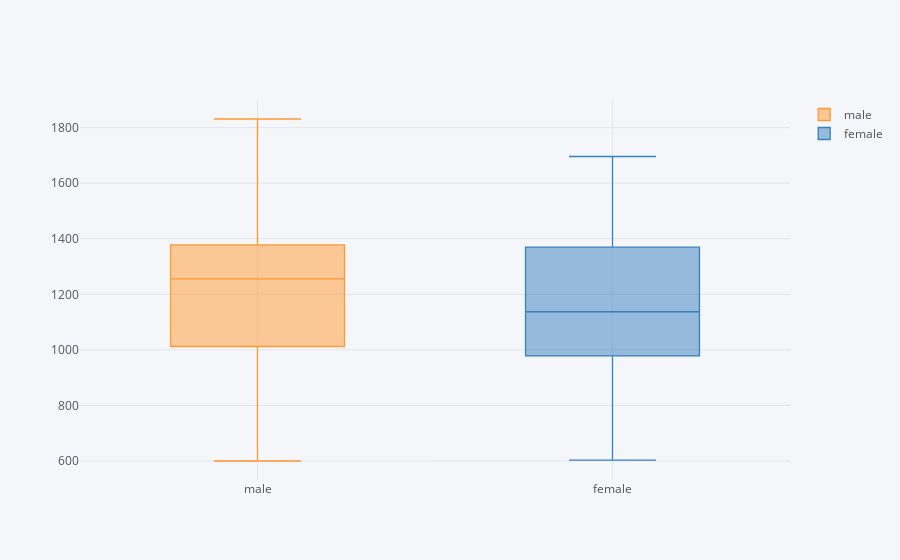

The notebook cell this image was saved under:
### Code cell
final_gender_data.iplot(kind = 'box')

### Figure 1 — Plotly figure (JSON) as saved in the notebook; plotly's stock layout.template omitted (floating-point values rounded to 4 significant figures)
{"data": [{"boxpoints": false, "line": {"width": 1.3}, "marker": {"color": "rgba(255, 153, 51, 1.0)"}, "name": "male", "orientation": "v", "type": "box", "y": [1165.0, 1262.0, 1076.0, 615.7, 1258.0, 1279.0, 1370.0, 860.0, 1125.0, 1262.0, 1278.0, 600.0, 792.7, 1818.0, 1186.0, 1703.0, 1292.0, 1047.0, 850.5, 1022.0, 1462.0, 926.7, 1589.0, 1228.0, 1404.0, 1220.0, 1362.0, 947.0, 1448.0, 1255.0, 1831.0, 1570.0, 983.1]}, {"boxpoints": false, "line": {"width": 1.3}, "marker": {"color": "rgba(55, 128, 191, 1.0)"}, "name": "female", "orientation": "v", "type": "box", "y": [1164.0, 1281.0, 1011.0, 603.4, 1435.0, 1035.0, 1531.0, 1038.0, 1009.0, 1131.0, 1289.0, 608.6, 822.1, 1696.0, 1175.0, 1515.0, 1283.0, 885.4, 870.4, 1049.0, 1353.0, 657.5, 1553.0, 1313.0, 1127.0, 1137.0, 1328.0, 809.6, 1561.0, 1088, 1664.0, 1421.0, 778.1]}], "layout": {"autosize": true, "legend": {"bgcolor": "#F5F6F9", "font": {"color": "#4D5663"}}, "paper_bgcolor": "#F5F6F9", "plot_bgcolor": "#F5F6F9", "title": {"font": {"color": "#4D5663"}}, "xaxis": {"autorange": true, "gridcolor": "#E1E5ED", "range": [-0.5, 1.5], "showgrid": true, "tickfont": {"color": "#4D5663"}, "title": {"font": {"color": "#4D5663"}, "text": ""}, "type": "category", "zerolinecolor": "#E1E5ED"}, "yaxis": {"autorange": true, "gridcolor": "#E1E5ED", "range": [531.6, 1900.0], "showgrid": true, "tickfont": {"color": "#4D5663"}, "title": {"font": {"color": "#4D5663"}, "text": ""}, "type": "linear", "zerolinecolor": "#E1E5ED"}}}
